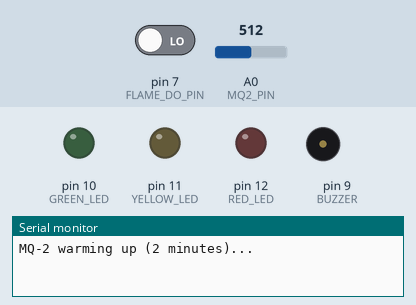
This sketch was run on a simulated Arduino Uno, built with avr-gcc and run on an emulated ATmega328P. Shown: output pins drawn as LEDs (lit = HIGH), buzzer (waves = sounding, pin HIGH), the last lines printed to the serial monitor. The test bench sets the inputs (shaded band); at power-on: pin 7 (FLAME_DO_PIN) LOW, A0 (MQ2_PIN) = 512.

Above: at 0.1 s.
At 59.6 s:
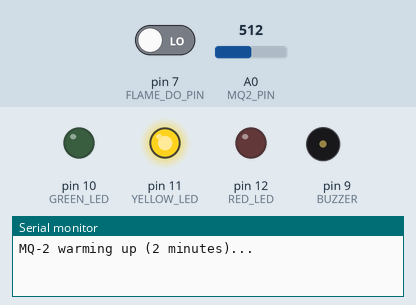
At 120.1 s:
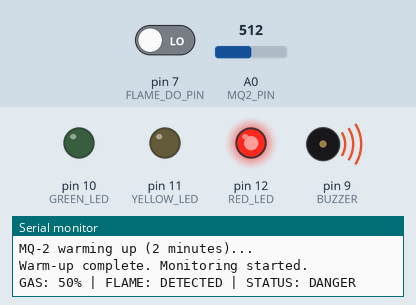
Timing chart, 0 to 121.6 s (numbered marks = the images above):
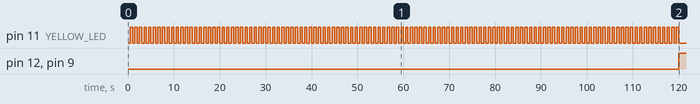

Measured:
- by itself, pin 12 (RED_LED), pin 9 (BUZZER): LOW → HIGH at 120 s

The sketch:

Gas___Fire_Safety_Alert_System.ino
```cpp
const int MQ2_PIN       = A0;
const int FLAME_DO_PIN  = 7;
const int FLAME_AO_PIN  = A1;
const int GREEN_LED     = 10;
const int YELLOW_LED    = 11;
const int RED_LED       = 12;
const int BUZZER        = 9;

enum SystemState { SAFE, WARNING, DANGER };
SystemState currentState = SAFE;

unsigned long lastBeepTime = 0;
unsigned long lastLogTime  = 0;

void setup() {
  Serial.begin(9600);
  pinMode(FLAME_DO_PIN, INPUT);
  pinMode(GREEN_LED, OUTPUT);
  pinMode(YELLOW_LED, OUTPUT);
  pinMode(RED_LED, OUTPUT);
  pinMode(BUZZER, OUTPUT);

  Serial.println("MQ-2 warming up (2 minutes)...");
  unsigned long warmupStart = millis();
  while (millis() - warmupStart < 120000UL) {
    digitalWrite(YELLOW_LED, (millis() / 500) % 2); // blink while warming up
  }
  digitalWrite(YELLOW_LED, LOW);
  Serial.println("Warm-up complete. Monitoring started.");
}

void setLEDs(SystemState state) {
  digitalWrite(GREEN_LED,  state == SAFE);
  digitalWrite(YELLOW_LED, state == WARNING);
  digitalWrite(RED_LED,    state == DANGER);
}

void updateBuzzer(SystemState state) {
  unsigned long now = millis();
  if (state == SAFE) {
    digitalWrite(BUZZER, LOW);
  } else if (state == WARNING) {
    if (now - lastBeepTime > 1000) { // 1 beep per second
      tone(BUZZER, 1000, 150);
      lastBeepTime = now;
    }
  } else { // DANGER
    digitalWrite(BUZZER, HIGH); // continuous alarm
  }
}

void loop() {
  int gasRaw     = analogRead(MQ2_PIN);
  int gasPercent = map(gasRaw, 0, 1023, 0, 100);
  bool flameDetected = (digitalRead(FLAME_DO_PIN) == LOW); // active-low

  if (gasPercent > 60 || flameDetected) currentState = DANGER;
  else if (gasPercent > 30)             currentState = WARNING;
  else                                  currentState = SAFE;

  setLEDs(currentState);
  updateBuzzer(currentState);

  if (millis() - lastLogTime > 1000) {
    Serial.print("GAS: "); Serial.print(gasPercent); Serial.print("% | FLAME: ");
    Serial.print(flameDetected ? "DETECTED" : "NONE"); Serial.print(" | STATUS: ");
    Serial.println(currentState == SAFE ? "SAFE" : currentState == WARNING ? "WARNING" : "DANGER");
    lastLogTime = millis();
  }
}
```
